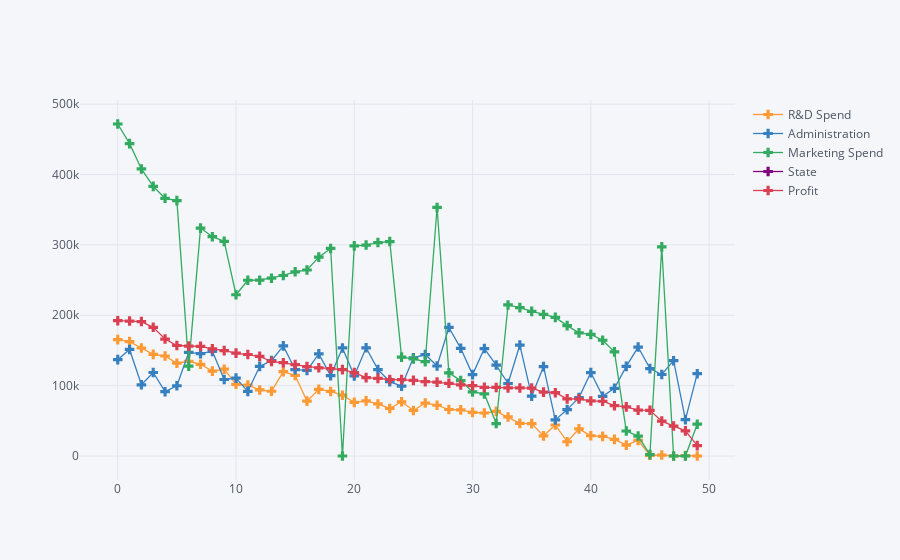

Source (notebook cell):
### Code cell
df.iplot(
    mode='lines+markers',
    opacity=0.8,
    size=8,
    symbol=3)

### Figure 1 — Plotly figure (JSON) as saved in the notebook; plotly's stock layout.template omitted (floating-point values rounded to 4 significant figures)
{"data": [{"line": {"color": "rgba(255, 153, 51, 1.0)", "dash": "solid", "shape": "linear", "width": 1.3}, "marker": {"size": 8, "symbol": 3}, "mode": "lines+markers", "name": "R&D Spend", "text": "", "type": "scatter", "uid": "0d836027-50f0-405b-82c2-9ef771f7b67a", "x": [0, 1, 2, 3, 4, 5, 6, 7, 8, 9, 10, 11, 12, 13, 14, 15, 16, 17, 18, 19, 20, 21, 22, 23, 24, 25, 26, 27, 28, 29, 30, 31, 32, 33, 34, 35, 36, 37, 38, 39, 40, 41, 42, 43, 44, 45, 46, 47, 48, 49], "y": [165300.0, 162600.0, 153400.0, 144400.0, 142100.0, 131900.0, 134600.0, 130300.0, 120500.0, 123300.0, 101900.0, 100700.0, 93860.0, 91990.0, 119900.0, 114500.0, 78010.0, 94660.0, 91750.0, 86420.0, 76250.0, 78390.0, 73990.0, 67530.0, 77040.0, 64660.0, 75330.0, 72110.0, 66050.0, 65610.0, 61990.0, 61140.0, 63410.0, 55490.0, 46430.0, 46010.0, 28660.0, 44070.0, 20230.0, 38560.0, 28750.0, 27890.0, 23640.0, 15510.0, 22180.0, 1000.0, 1315.0, 0, 542.0, 0]}, {"line": {"color": "rgba(55, 128, 191, 1.0)", "dash": "solid", "shape": "linear", "width": 1.3}, "marker": {"size": 8, "symbol": 3}, "mode": "lines+markers", "name": "Administration", "text": "", "type": "scatter", "uid": "68eccd4c-c9a9-477e-bbcb-a62108de86ac", "x": [0, 1, 2, 3, 4, 5, 6, 7, 8, 9, 10, 11, 12, 13, 14, 15, 16, 17, 18, 19, 20, 21, 22, 23, 24, 25, 26, 27, 28, 29, 30, 31, 32, 33, 34, 35, 36, 37, 38, 39, 40, 41, 42, 43, 44, 45, 46, 47, 48, 49], "y": [136900.0, 151400.0, 101100.0, 118700.0, 91390.0, 99810.0, 147200.0, 145500.0, 148700.0, 108700.0, 110600.0, 91790.0, 127300.0, 135500.0, 156500.0, 122600.0, 121600.0, 145100.0, 114200.0, 153500.0, 113900.0, 153800.0, 122800.0, 105800.0, 99280.0, 139600.0, 144100.0, 127900.0, 182600.0, 153000.0, 115600.0, 152700.0, 129200.0, 103100.0, 157700.0, 85050.0, 127100.0, 51280.0, 65950.0, 82980.0, 118500.0, 84710.0, 96190.0, 127400.0, 154800.0, 124200.0, 115800.0, 135400.0, 51740.0, 117000.0]}, {"line": {"color": "rgba(50, 171, 96, 1.0)", "dash": "solid", "shape": "linear", "width": 1.3}, "marker": {"size": 8, "symbol": 3}, "mode": "lines+markers", "name": "Marketing Spend", "text": "", "type": "scatter", "uid": "137f745c-abca-47e8-ae49-5a4dfa32b8f7", "x": [0, 1, 2, 3, 4, 5, 6, 7, 8, 9, 10, 11, 12, 13, 14, 15, 16, 17, 18, 19, 20, 21, 22, 23, 24, 25, 26, 27, 28, 29, 30, 31, 32, 33, 34, 35, 36, 37, 38, 39, 40, 41, 42, 43, 44, 45, 46, 47, 48, 49], "y": [471800.0, 443900.0, 407900.0, 383200.0, 366200.0, 362900.0, 127700.0, 323900.0, 311600.0, 305000.0, 229200.0, 249700.0, 249800.0, 252700.0, 256500.0, 261800.0, 264300.0, 282600.0, 294900.0, 0, 298700.0, 299700.0, 303300.0, 304800.0, 140600.0, 138000.0, 134100.0, 353200.0, 118100.0, 107100.0, 91130.0, 88220.0, 46090.0, 214600.0, 210800.0, 205500.0, 201100.0, 197000.0, 185300.0, 175000.0, 172800.0, 164500.0, 148000.0, 35530.0, 28330.0, 1904.0, 297100.0, 0, 0, 45170.0]}, {"line": {"color": "rgba(128, 0, 128, 1.0)", "dash": "solid", "shape": "linear", "width": 1.3}, "marker": {"size": 8, "symbol": 3}, "mode": "lines+markers", "name": "State", "text": "", "type": "scatter", "uid": "6bbbbfa1-2e0a-414c-9047-4c014df680f7", "x": [0, 1, 2, 3, 4, 5, 6, 7, 8, 9, 10, 11, 12, 13, 14, 15, 16, 17, 18, 19, 20, 21, 22, 23, 24, 25, 26, 27, 28, 29, 30, 31, 32, 33, 34, 35, 36, 37, 38, 39, 40, 41, 42, 43, 44, 45, 46, 47, 48, 49], "y": ["New York", "California", "California", "New York", "California", "New York", "California", "New York", "New York", "California", "California", "California", "California", "California", "New York", "New York", "California", "New York", "New York", "New York", "California", "New York", "California", "California", "New York", "California", "New York", "New York", "New York", "New York", "New York", "New York", "California", "New York", "California", "New York", "New York", "California", "New York", "California", "California", "California", "California", "New York", "California", "New York", "California", "California", "New York", "California"]}, {"line": {"color": "rgba(219, 64, 82, 1.0)", "dash": "solid", "shape": "linear", "width": 1.3}, "marker": {"size": 8, "symbol": 3}, "mode": "lines+markers", "name": "Profit", "text": "", "type": "scatter", "uid": "905f2bc0-61b8-4bb1-b3d4-4f652eb2c84c", "x": [0, 1, 2, 3, 4, 5, 6, 7, 8, 9, 10, 11, 12, 13, 14, 15, 16, 17, 18, 19, 20, 21, 22, 23, 24, 25, 26, 27, 28, 29, 30, 31, 32, 33, 34, 35, 36, 37, 38, 39, 40, 41, 42, 43, 44, 45, 46, 47, 48, 49], "y": [192300.0, 191800.0, 191100.0, 182900.0, 166200.0, 157000.0, 156100.0, 155800.0, 152200.0, 149800.0, 146100.0, 144300.0, 141600.0, 134300.0, 132600.0, 129900.0, 127000.0, 125400.0, 124300.0, 122800.0, 118500.0, 111300.0, 110400.0, 108700.0, 108600.0, 107400.0, 105700.0, 105000.0, 103300.0, 101000.0, 99940.0, 97480.0, 97430.0, 96780.0, 96710.0, 96480.0, 90710.0, 89950.0, 81230.0, 81010.0, 78240.0, 77800.0, 71500.0, 69760.0, 65200.0, 64930.0, 49490.0, 42560.0, 35670.0, 14680.0]}], "layout": {"legend": {"bgcolor": "#F5F6F9", "font": {"color": "#4D5663"}}, "paper_bgcolor": "#F5F6F9", "plot_bgcolor": "#F5F6F9", "title": {"font": {"color": "#4D5663"}}, "xaxis": {"gridcolor": "#E1E5ED", "showgrid": true, "tickfont": {"color": "#4D5663"}, "title": {"font": {"color": "#4D5663"}, "text": ""}, "zerolinecolor": "#E1E5ED"}, "yaxis": {"gridcolor": "#E1E5ED", "showgrid": true, "tickfont": {"color": "#4D5663"}, "title": {"font": {"color": "#4D5663"}, "text": ""}, "zerolinecolor": "#E1E5ED"}}}
